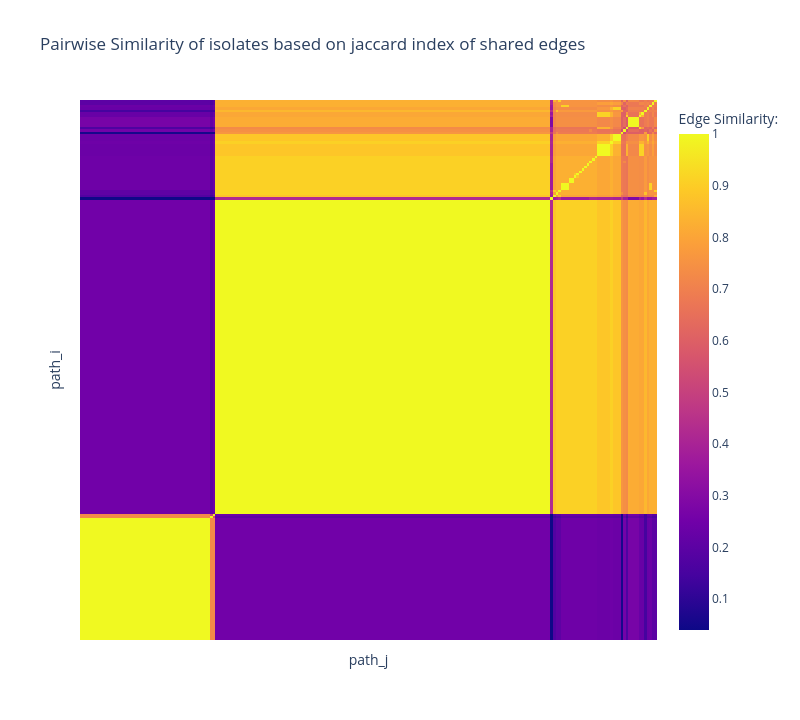

The notebook cell this image was saved under:
### Markdown cell above
### Shared edges

### Code cell
jaccard_edges_df, diff, shared = calculate_edge_ji_matrix(example_pangraph, order="hierarchical")
plot_heatmap_hover(jaccard_edges_df, diff, shared, show_tick_labels=False, similarity_measure="shared_edges")

### Figure 1 — Plotly figure (JSON) as saved in the notebook; plotly's stock layout.template omitted (floating-point values rounded to 4 significant figures; data arrays with more than 128 entries replaced by an {"elided": "..."} marker saying what was removed)
{"data": [{"colorbar": {"title": {"text": "Edge Similarity:"}}, "customdata": {"elided": "98568 int values"}, "hovertemplate": "path_i: %{y}<br>path_j: %{x}<br>Edge Jaccard index: %{z}<extra></extra><br># diff. edges: %{customdata[0]}<br># shared edges: %{customdata[1]}", "type": "heatmap", "x": {"elided": "222 str values"}, "y": {"elided": "222 str values"}, "z": {"elided": "222x222 float values"}, "zmax": 1, "zmin": 0.04}], "layout": {"height": 720, "title": {"text": "Pairwise Similarity of isolates based on jaccard index of shared edges"}, "width": 800, "xaxis": {"showticklabels": false, "title": {"text": "path_j"}}, "yaxis": {"showticklabels": false, "title": {"text": "path_i"}}}}
